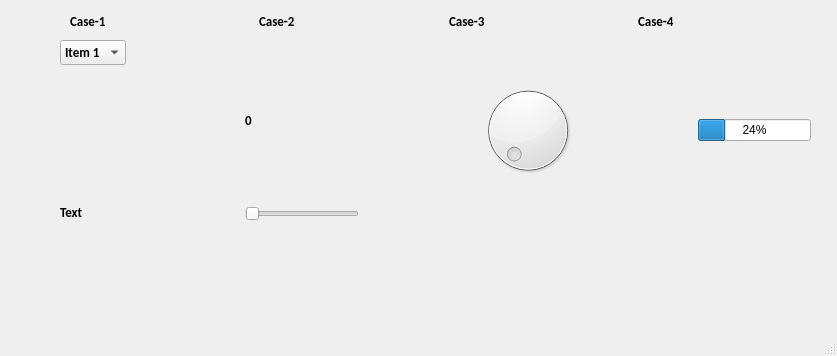
<?xml version="1.0" encoding="UTF-8"?>
<ui version="4.0">
 <class>MainWindow</class>
 <widget class="QMainWindow" name="MainWindow">
  <property name="geometry">
   <rect>
    <x>0</x>
    <y>0</y>
    <width>837</width>
    <height>356</height>
   </rect>
  </property>
  <property name="windowTitle">
   <string>MainWindow</string>
  </property>
  <widget class="QWidget" name="centralwidget">
   <widget class="QWidget" name="">
    <property name="geometry">
     <rect>
      <x>70</x>
      <y>10</y>
      <width>751</width>
      <height>23</height>
     </rect>
    </property>
    <layout class="QHBoxLayout" name="horizontalLayout">
     <item>
      <widget class="QLabel" name="label_2">
       <property name="font">
        <font>
         <family>Calibri</family>
         <pointsize>10</pointsize>
         <weight>75</weight>
         <bold>true</bold>
        </font>
       </property>
       <property name="text">
        <string>Case-1</string>
       </property>
      </widget>
     </item>
     <item>
      <widget class="QLabel" name="label_3">
       <property name="font">
        <font>
         <family>Calibri</family>
         <pointsize>10</pointsize>
         <weight>75</weight>
         <bold>true</bold>
        </font>
       </property>
       <property name="text">
        <string>Case-2</string>
       </property>
      </widget>
     </item>
     <item>
      <widget class="QLabel" name="label_5">
       <property name="font">
        <font>
         <family>Calibri</family>
         <pointsize>10</pointsize>
         <weight>75</weight>
         <bold>true</bold>
        </font>
       </property>
       <property name="text">
        <string>Case-3</string>
       </property>
      </widget>
     </item>
     <item>
      <widget class="QLabel" name="label_6">
       <property name="font">
        <font>
         <family>Calibri</family>
         <pointsize>10</pointsize>
         <weight>75</weight>
         <bold>true</bold>
        </font>
       </property>
       <property name="text">
        <string>Case-4</string>
       </property>
      </widget>
     </item>
    </layout>
   </widget>
   <widget class="QWidget" name="">
    <property name="geometry">
     <rect>
      <x>60</x>
      <y>40</y>
      <width>751</width>
      <height>181</height>
     </rect>
    </property>
    <layout class="QHBoxLayout" name="horizontalLayout_2">
     <item>
      <layout class="QVBoxLayout" name="verticalLayout">
       <item>
        <widget class="QComboBox" name="comboBox">
         <property name="font">
          <font>
           <family>Calibri</family>
           <pointsize>10</pointsize>
           <weight>75</weight>
           <bold>true</bold>
          </font>
         </property>
         <item>
          <property name="text">
           <string>Item 1</string>
          </property>
         </item>
         <item>
          <property name="text">
           <string>Item 2</string>
          </property>
         </item>
         <item>
          <property name="text">
           <string>Item 3</string>
          </property>
         </item>
        </widget>
       </item>
       <item>
        <spacer name="verticalSpacer">
         <property name="orientation">
          <enum>Qt::Vertical</enum>
         </property>
         <property name="sizeHint" stdset="0">
          <size>
           <width>20</width>
           <height>40</height>
          </size>
         </property>
        </spacer>
       </item>
       <item>
        <widget class="QLabel" name="label">
         <property name="font">
          <font>
           <family>Calibri</family>
           <pointsize>10</pointsize>
           <weight>75</weight>
           <bold>true</bold>
          </font>
         </property>
         <property name="text">
          <string>Text</string>
         </property>
        </widget>
       </item>
      </layout>
     </item>
     <item>
      <spacer name="horizontalSpacer">
       <property name="orientation">
        <enum>Qt::Horizontal</enum>
       </property>
       <property name="sizeHint" stdset="0">
        <size>
         <width>48</width>
         <height>20</height>
        </size>
       </property>
      </spacer>
     </item>
     <item>
      <layout class="QVBoxLayout" name="verticalLayout_2">
       <item>
        <widget class="QLabel" name="label_4">
         <property name="font">
          <font>
           <family>Calibri</family>
           <pointsize>10</pointsize>
           <weight>75</weight>
           <bold>true</bold>
          </font>
         </property>
         <property name="text">
          <string>0</string>
         </property>
        </widget>
       </item>
       <item>
        <widget class="QSlider" name="horizontalSlider">
         <property name="orientation">
          <enum>Qt::Horizontal</enum>
         </property>
        </widget>
       </item>
      </layout>
     </item>
     <item>
      <spacer name="horizontalSpacer_2">
       <property name="orientation">
        <enum>Qt::Horizontal</enum>
       </property>
       <property name="sizeHint" stdset="0">
        <size>
         <width>78</width>
         <height>20</height>
        </size>
       </property>
      </spacer>
     </item>
     <item>
      <widget class="QDial" name="dial"/>
     </item>
     <item>
      <spacer name="horizontalSpacer_3">
       <property name="orientation">
        <enum>Qt::Horizontal</enum>
       </property>
       <property name="sizeHint" stdset="0">
        <size>
         <width>78</width>
         <height>20</height>
        </size>
       </property>
      </spacer>
     </item>
     <item>
      <widget class="QProgressBar" name="progressBar">
       <property name="value">
        <number>24</number>
       </property>
      </widget>
     </item>
    </layout>
   </widget>
  </widget>
  <widget class="QMenuBar" name="menubar">
   <property name="geometry">
    <rect>
     <x>0</x>
     <y>0</y>
     <width>837</width>
     <height>26</height>
    </rect>
   </property>
  </widget>
  <widget class="QStatusBar" name="statusbar"/>
 </widget>
 <resources/>
 <connections>
  <connection>
   <sender>comboBox</sender>
   <signal>currentIndexChanged(QString)</signal>
   <receiver>label</receiver>
   <slot>setText(QString)</slot>
   <hints>
    <hint type="sourcelabel">
     <x>137</x>
     <y>79</y>
    </hint>
    <hint type="destinationlabel">
     <x>131</x>
     <y>229</y>
    </hint>
   </hints>
  </connection>
  <connection>
   <sender>horizontalSlider</sender>
   <signal>valueChanged(int)</signal>
   <receiver>label_4</receiver>
   <slot>setNum(int)</slot>
   <hints>
    <hint type="sourcelabel">
     <x>289</x>
     <y>232</y>
    </hint>
    <hint type="destinationlabel">
     <x>268</x>
     <y>87</y>
    </hint>
   </hints>
  </connection>
  <connection>
   <sender>horizontalSlider</sender>
   <signal>valueChanged(int)</signal>
   <receiver>dial</receiver>
   <slot>setValue(int)</slot>
   <hints>
    <hint type="sourcelabel">
     <x>314</x>
     <y>243</y>
    </hint>
    <hint type="destinationlabel">
     <x>525</x>
     <y>172</y>
    </hint>
   </hints>
  </connection>
  <connection>
   <sender>dial</sender>
   <signal>valueChanged(int)</signal>
   <receiver>progressBar</receiver>
   <slot>setValue(int)</slot>
   <hints>
    <hint type="sourcelabel">
     <x>530</x>
     <y>196</y>
    </hint>
    <hint type="destinationlabel">
     <x>737</x>
     <y>166</y>
    </hint>
   </hints>
  </connection>
  <connection>
   <sender>dial</sender>
   <signal>valueChanged(int)</signal>
   <receiver>horizontalSlider</receiver>
   <slot>setValue(int)</slot>
   <hints>
    <hint type="sourcelabel">
     <x>549</x>
     <y>229</y>
    </hint>
    <hint type="destinationlabel">
     <x>349</x>
     <y>237</y>
    </hint>
   </hints>
  </connection>
 </connections>
</ui>
